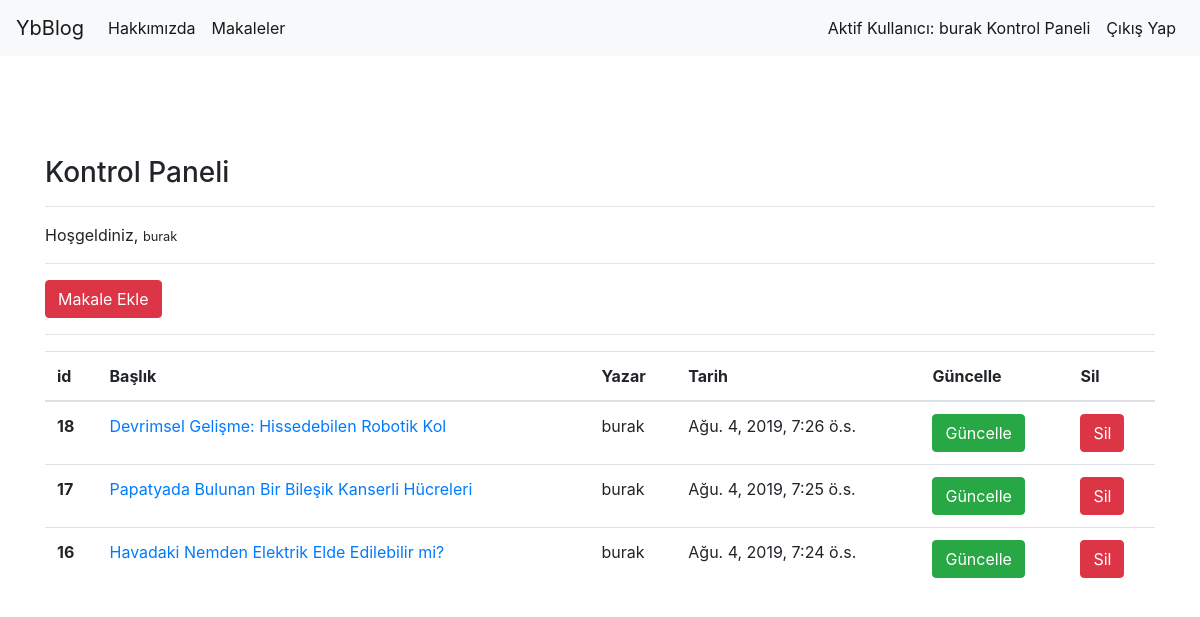
Screenshot of /articles/dashboard/ (signed in) with the database file from the repository.
### article/models.py (models this page shows, shortened)
class Article(models.Model):
    author = models.ForeignKey('auth.User' , on_delete=models.CASCADE , verbose_name = "Yazar")
    title = models.CharField(max_length=50 , verbose_name = "Başlık")
    content = RichTextField()
    created_date = models.DateTimeField(auto_now_add = True , verbose_name = "Oluşturma Zamanı")
    article_image = models.FileField(blank = True,null = True,verbose_name="Makaleye Fotoğraf Ekleyin")
    class Meta:
        ordering = ['-created_date']

### article/views.py (the view)
# urls.py: path('dashboard/', views.dashboard , name = "dashboard"),
@login_required(login_url = "user:login")
def dashboard(request):
    articles = Article.objects.filter(author = request.user)
    context = {"articles" : articles}
    return render(request,"dashboard.html",context)

### templates/dashboard.html
{% extends "layout.html" %}
{% block body %}
<h3>Kontrol Paneli</h3>
<hr>
<p>Hoşgeldiniz, <small>{{request.user.username}}</small></p>
<hr>
<a class="btn btn-danger" href="/articles/addarticle">Makale Ekle</a>
<hr>
{% if articles %}
<table class="table">
    <thead>
          <tr>
            <th scope="col">id</th>
            <th scope="col">Başlık</th>
            <th scope="col">Yazar</th>
            <th scope="col">Tarih</th>
            <th scope="col">Güncelle</th>
            <th scope="col">Sil</th>
          </tr>
    </thead>
    <tbody>
        {% for article in articles %}
            <tr>
                <th scope="row">{{article.id}}</th>
                <td><a href="{% url 'article:detail' article.id %}">{{article.title}}</a></td>
                <td>{{article.author.username}}</td>
                <td>{{article.created_date}}</td>
                <td><a href="{% url 'article:update' article.id %}" class="btn btn-success">Güncelle</a></td>
                <td><a href="{% url 'article:delete' article.id %}" class="btn btn-danger">Sil</a></td>
            </tr>
        {% endfor %}
    </tbody>
</table>
{% else %}
<div class="alert alert-danger">Henüz Bir Makaleniz Bulunmuyor.</div>
{% endif %}
{% endblock body %}

### templates/includes/navbar.html (shortened to what this page needs)
<nav class="navbar navbar-expand-lg navbar-light bg-light">
        <a class="navbar-brand" href="{% url 'index' %}">YbBlog</a>
        <div class="collapse navbar-collapse" id="navbarSupportedContent">
          <ul class="navbar-nav mr-auto">
            <li class="nav-item active">
              <a class="nav-link" href="{% url 'about' %}">Hakkımızda <span class="sr-only">(current)</span></a>
            </li>
            <li class="nav-item active">
                <a class="nav-link" href="{% url 'article:articles' %}">Makaleler <span class="sr-only">(current)</span></a>
              </li>
          </ul>
          {% if request.user.is_authenticated %}
          <ul class="navbar-nav ml-auto">
            <li class="nav-item active">
              <a class="nav-link" href="{% url 'article:dashboard' %}">Aktif Kullanıcı: {{user}} Kontrol Paneli <span class="sr-only">(current)</span></a>
            </li>
            <li class="nav-item active">
                <a class="nav-link" href="{% url 'user:logout' %}">Çıkış Yap <span class="sr-only">(current)</span></a>
            </li>
          </ul>
          {% endif %}
        </div>
      </nav>

### rows the page displays
Article: id "18", title "Devrimsel Gelişme: Hissedebilen Robotik Kol", author.username "burak", created_date "Ağu. 4, 2019, 7:26 ö.s."
Article: id "17", title "Papatyada Bulunan Bir Bileşik Kanserli Hücreleri", author.username "burak", created_date "Ağu. 4, 2019, 7:25 ö.s."
Article: id "16", title "Havadaki Nemden Elektrik Elde Edilebilir mi?", author.username "burak", created_date "Ağu. 4, 2019, 7:24 ö.s."

### other values shown
{{ user }} "burak"
{{ request.user.username }} "burak"
